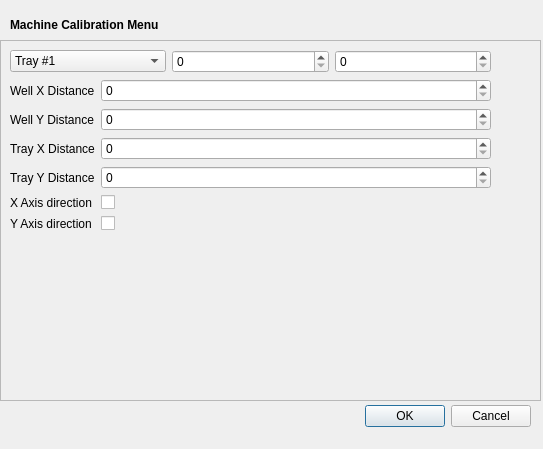
<?xml version="1.0" encoding="UTF-8"?>
<ui version="4.0">
 <class>CalibrationDialog</class>
 <widget class="QDialog" name="CalibrationDialog">
  <property name="geometry">
   <rect>
    <x>0</x>
    <y>0</y>
    <width>543</width>
    <height>449</height>
   </rect>
  </property>
  <property name="sizePolicy">
   <sizepolicy hsizetype="Expanding" vsizetype="Expanding">
    <horstretch>0</horstretch>
    <verstretch>0</verstretch>
   </sizepolicy>
  </property>
  <property name="windowTitle">
   <string>Dialog</string>
  </property>
  <widget class="QDialogButtonBox" name="DialogButtons">
   <property name="geometry">
    <rect>
     <x>-10</x>
     <y>400</y>
     <width>541</width>
     <height>32</height>
    </rect>
   </property>
   <property name="orientation">
    <enum>Qt::Horizontal</enum>
   </property>
   <property name="standardButtons">
    <set>QDialogButtonBox::Cancel|QDialogButtonBox::Ok</set>
   </property>
  </widget>
  <widget class="QLabel" name="label_5">
   <property name="geometry">
    <rect>
     <x>10</x>
     <y>10</y>
     <width>231</width>
     <height>31</height>
    </rect>
   </property>
   <property name="text">
    <string>&lt;html&gt;&lt;head/&gt;&lt;body&gt;&lt;p&gt;&lt;span style=&quot; font-weight:600;&quot;&gt;Machine Calibration Menu&lt;/span&gt;&lt;/p&gt;&lt;/body&gt;&lt;/html&gt;</string>
   </property>
  </widget>
  <widget class="QFrame" name="frame">
   <property name="geometry">
    <rect>
     <x>0</x>
     <y>40</y>
     <width>541</width>
     <height>361</height>
    </rect>
   </property>
   <property name="frameShape">
    <enum>QFrame::StyledPanel</enum>
   </property>
   <property name="frameShadow">
    <enum>QFrame::Raised</enum>
   </property>
   <widget class="QWidget" name="layoutWidget">
    <property name="geometry">
     <rect>
      <x>10</x>
      <y>10</y>
      <width>481</width>
      <height>335</height>
     </rect>
    </property>
    <layout class="QVBoxLayout" name="verticalLayout">
     <item>
      <layout class="QHBoxLayout" name="horizontalLayout">
       <item>
        <widget class="QComboBox" name="traySelect">
         <item>
          <property name="text">
           <string>Tray #1</string>
          </property>
         </item>
         <item>
          <property name="text">
           <string>Tray #2</string>
          </property>
         </item>
         <item>
          <property name="text">
           <string>Tray #3</string>
          </property>
         </item>
         <item>
          <property name="text">
           <string>Tray #4</string>
          </property>
         </item>
         <item>
          <property name="text">
           <string>Tray #5</string>
          </property>
         </item>
         <item>
          <property name="text">
           <string>Tray #6</string>
          </property>
         </item>
         <item>
          <property name="text">
           <string>Tray #7</string>
          </property>
         </item>
         <item>
          <property name="text">
           <string>Tray #8</string>
          </property>
         </item>
        </widget>
       </item>
       <item>
        <widget class="QSpinBox" name="TrayX">
         <property name="toolTip">
          <string>&lt;html&gt;&lt;head/&gt;&lt;body&gt;&lt;p&gt;X value&lt;/p&gt;&lt;/body&gt;&lt;/html&gt;</string>
         </property>
        </widget>
       </item>
       <item>
        <widget class="QSpinBox" name="TrayY">
         <property name="toolTip">
          <string>&lt;html&gt;&lt;head/&gt;&lt;body&gt;&lt;p&gt;Y value&lt;/p&gt;&lt;/body&gt;&lt;/html&gt;</string>
         </property>
        </widget>
       </item>
      </layout>
     </item>
     <item>
      <layout class="QFormLayout" name="formLayout">
       <property name="fieldGrowthPolicy">
        <enum>QFormLayout::AllNonFixedFieldsGrow</enum>
       </property>
       <item row="0" column="0">
        <widget class="QLabel" name="label">
         <property name="text">
          <string>Well X Distance</string>
         </property>
        </widget>
       </item>
       <item row="0" column="1">
        <widget class="QSpinBox" name="wellXDist"/>
       </item>
       <item row="1" column="0">
        <widget class="QLabel" name="label_2">
         <property name="text">
          <string>Well Y Distance</string>
         </property>
        </widget>
       </item>
       <item row="1" column="1">
        <widget class="QSpinBox" name="wellYDist"/>
       </item>
       <item row="2" column="0">
        <widget class="QLabel" name="label_3">
         <property name="text">
          <string>Tray X Distance</string>
         </property>
        </widget>
       </item>
       <item row="2" column="1">
        <widget class="QSpinBox" name="trayXDist"/>
       </item>
       <item row="3" column="0">
        <widget class="QLabel" name="label_4">
         <property name="text">
          <string>Tray Y Distance</string>
         </property>
        </widget>
       </item>
       <item row="3" column="1">
        <widget class="QSpinBox" name="trayYDist">
         <property name="sizePolicy">
          <sizepolicy hsizetype="Minimum" vsizetype="Fixed">
           <horstretch>0</horstretch>
           <verstretch>0</verstretch>
          </sizepolicy>
         </property>
        </widget>
       </item>
       <item row="4" column="0">
        <widget class="QLabel" name="label_6">
         <property name="text">
          <string>X Axis direction</string>
         </property>
        </widget>
       </item>
       <item row="4" column="1">
        <widget class="QCheckBox" name="xAxisDir">
         <property name="text">
          <string/>
         </property>
        </widget>
       </item>
       <item row="5" column="0">
        <widget class="QLabel" name="label_7">
         <property name="text">
          <string>Y Axis direction</string>
         </property>
        </widget>
       </item>
       <item row="5" column="1">
        <widget class="QCheckBox" name="yAxisDir">
         <property name="text">
          <string/>
         </property>
        </widget>
       </item>
      </layout>
     </item>
    </layout>
   </widget>
  </widget>
 </widget>
 <resources/>
 <connections>
  <connection>
   <sender>DialogButtons</sender>
   <signal>accepted()</signal>
   <receiver>CalibrationDialog</receiver>
   <slot>accept()</slot>
   <hints>
    <hint type="sourcelabel">
     <x>248</x>
     <y>254</y>
    </hint>
    <hint type="destinationlabel">
     <x>157</x>
     <y>274</y>
    </hint>
   </hints>
  </connection>
  <connection>
   <sender>DialogButtons</sender>
   <signal>rejected()</signal>
   <receiver>CalibrationDialog</receiver>
   <slot>reject()</slot>
   <hints>
    <hint type="sourcelabel">
     <x>316</x>
     <y>260</y>
    </hint>
    <hint type="destinationlabel">
     <x>286</x>
     <y>274</y>
    </hint>
   </hints>
  </connection>
 </connections>
</ui>
